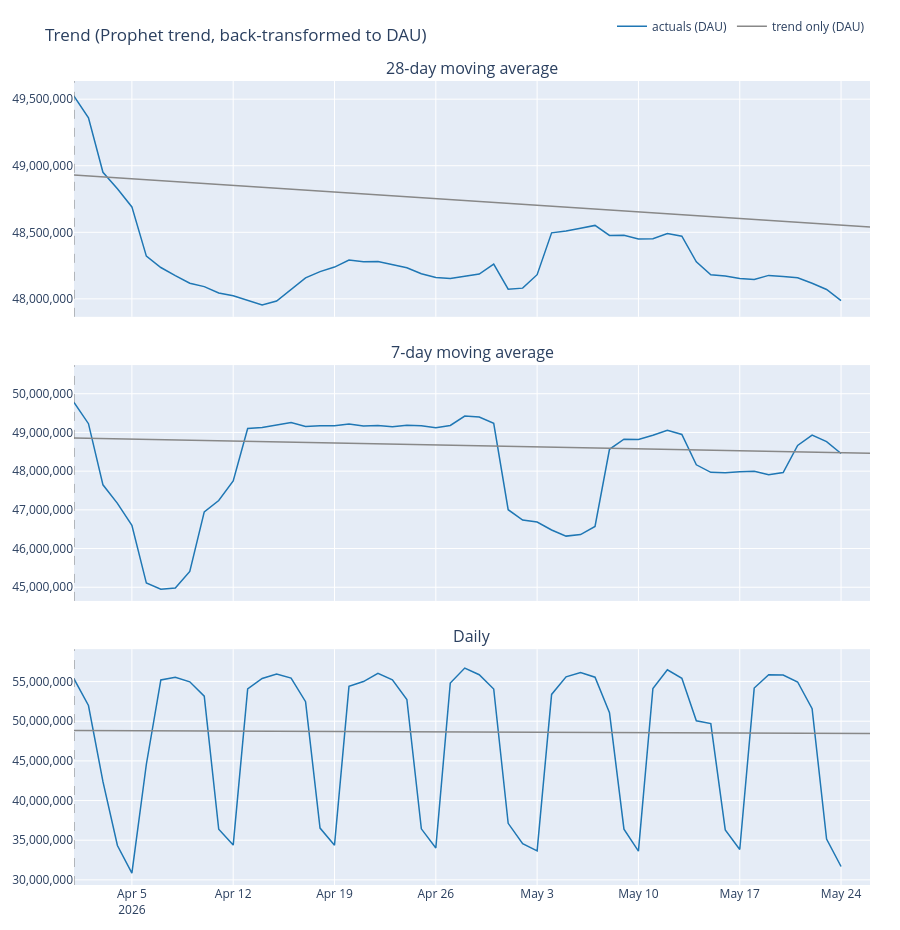

Here is the notebook cell this chart was saved with:
### Markdown cell above
## 2. Trend

Prophet's logistic-then-linear-with-log-transform trend, back-transformed to DAU. This is the slowest-moving component — the one that determines whether the post-FORECAST period is mis-fit at the level (rather than the seasonal-shape) level. If actuals' 28d MA persistently sits above this line in the post-FORECAST regime, the trend is the source of the gap.

No second prediction line here — there's nothing to add on top of trend yet.

### Code cell
# [plot-trend]
show_component(
    title='Trend (Prophet trend, back-transformed to DAU)',
    actual=actuals,
    trend_dau=components['dau_trend'],
)
